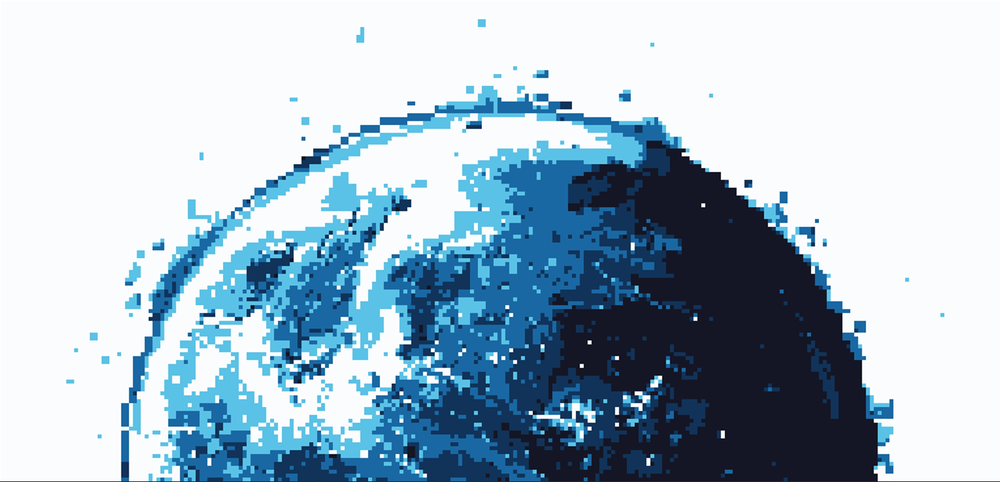
#> input picture NewMoon.png, 1000 x 482 px, shrunk from 2857 x 1378 before the run
$ python PixelStandard.py
#> lines starting #> are read from the running program, lines starting #| are printed output that depends on the picture
import cv2
import numpy as np
from collections import Counter

def detect_pixel_block_size(image_path):
    # 读取图像
#> called with image_path = 'NewMoon.png'
    img = cv2.imread(image_path)
#> img is the input picture: shape (482, 1000, 3); mean B, G, R 201.3, 186.3, 166

    # 转为灰度图像
    gray = cv2.cvtColor(img, cv2.COLOR_BGR2GRAY)
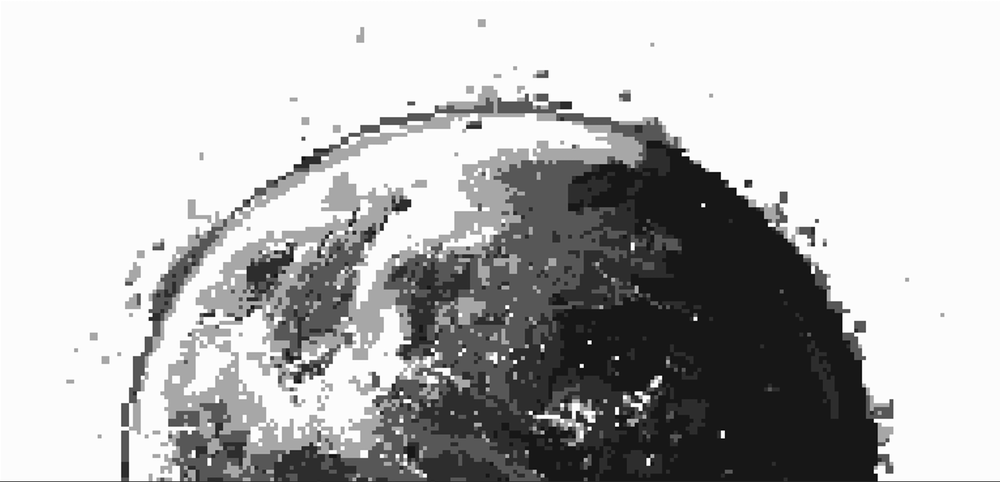
#> gray: shape (482, 1000); min 0, max 255, mean 182

    # 获取图像的高和宽
    height, width = gray.shape
#> height = 482; width = 1000

    # 创建一个存储颜色变化的矩阵
    diff_matrix = np.zeros((height, width), dtype=np.uint8)

    # 遍历图像，检测颜色变化
    for i in range(1, height):
        for j in range(1, width):
            if gray[i, j] != gray[i-1, j] or gray[i, j] != gray[i, j-1]:
                diff_matrix[i, j] = 255  # 标记颜色变化的地方
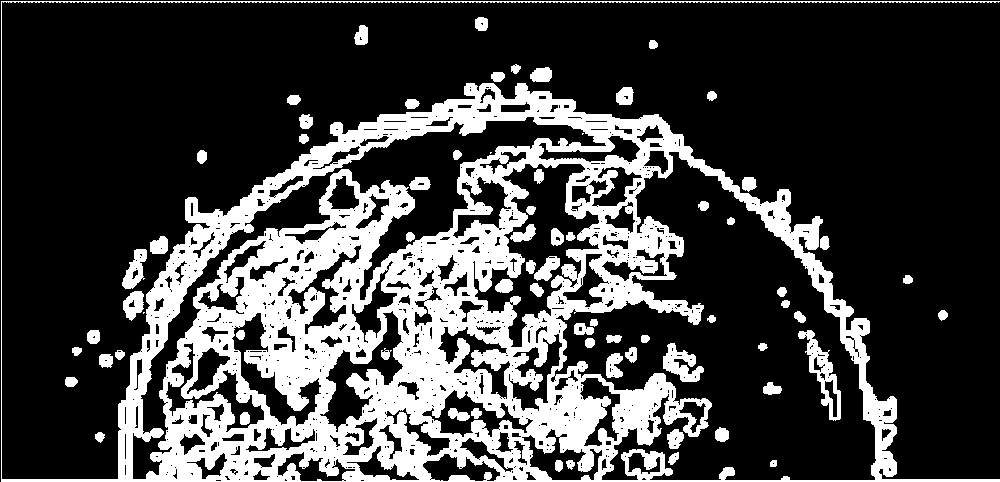
#> diff_matrix: shape (482, 1000); 25.9% white; 70 white regions (3 under 20 px)

    # 基于差异矩阵，使用轮廓检测寻找颜色块的边框
    contours, _ = cv2.findContours(diff_matrix, cv2.RETR_EXTERNAL, cv2.CHAIN_APPROX_SIMPLE)

    # 计算每个轮廓的大小
    block_sizes = []
    for contour in contours:
        x, y, w, h = cv2.boundingRect(contour)
        block_sizes.append((w, h))

    # 统计最常见的块尺寸
    size_counter = Counter(block_sizes)
    most_common_size = size_counter.most_common(1)[0][0]
#> most_common_size = (10, 10)

    return most_common_size

# 示例使用
image_path = 'NewMoon.png'  # 替换为你的图片路径
block_size = detect_pixel_block_size(image_path)
#> block_size = (10, 10)
print(f"检测到的像素块尺寸为: {block_size}")
#| 检测到的像素块尺寸为: (10, 10)

$ run again, with Example.png copied over NewMoon.png
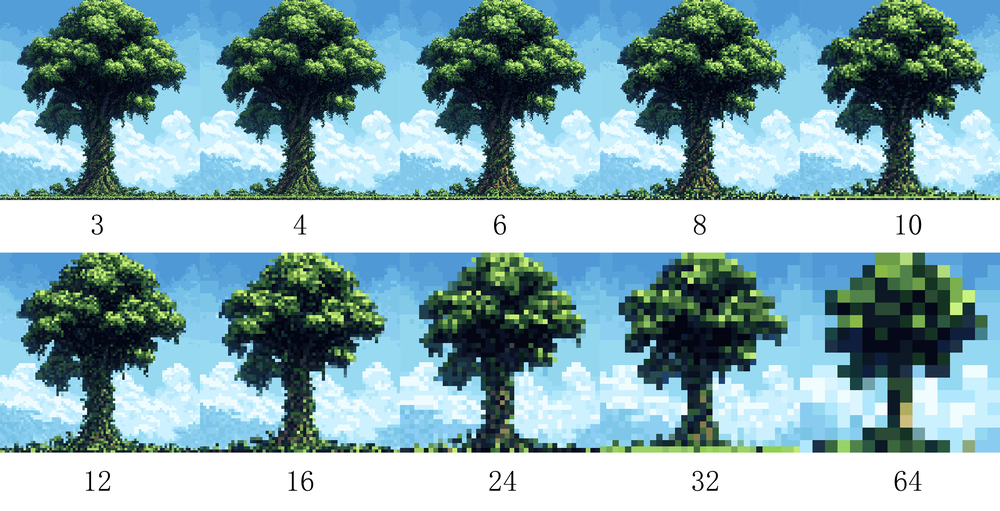
#> input picture Example.png, 1000 x 511 px, shrunk from 3770 x 1926 before the run
#> in detect_pixel_block_size, img is the input picture: shape (511, 1000, 3); mean B, G, R 174, 168.3, 135.7
#> in detect_pixel_block_size, `gray = cv2.cvtColor(img, cv2.COLOR_BGR2GRAY)`:
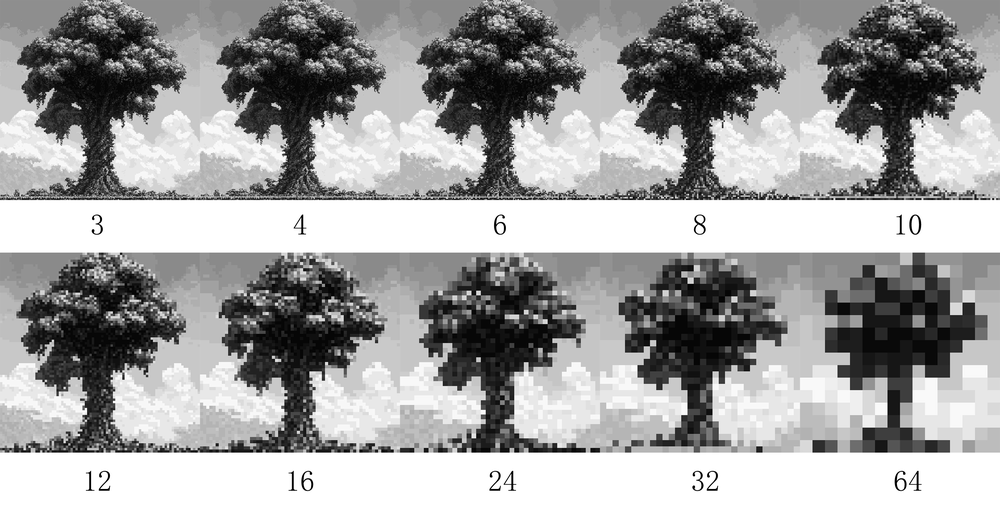
#> gray: shape (511, 1000); min 0, max 255, mean 159.2
#> after the loop in detect_pixel_block_size, `for i in range(1, height):`:
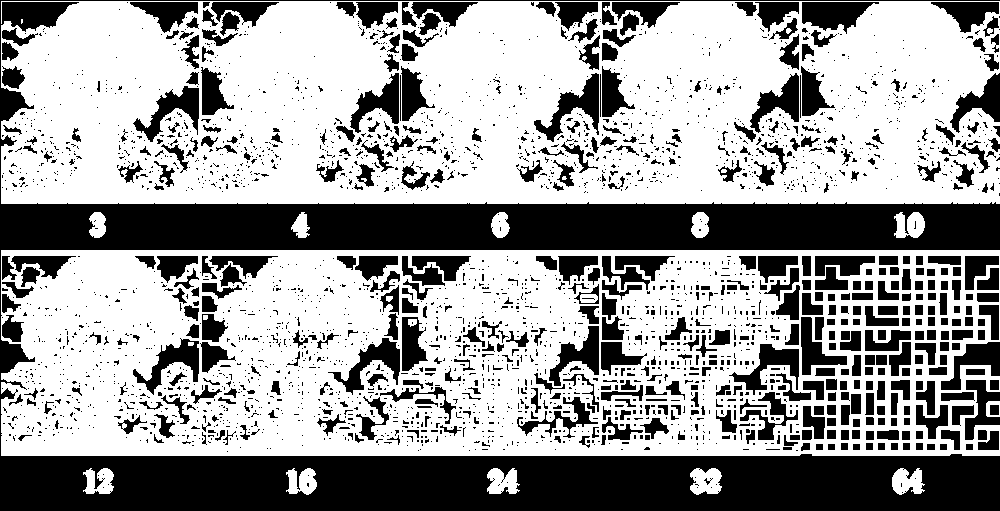
#> diff_matrix: shape (511, 1000); 61.6% white; 2995 black regions (2466 under 20 px)
#| 检测到的像素块尺寸为: (31, 26)

$ run again, with NewTitan.png copied over NewMoon.png
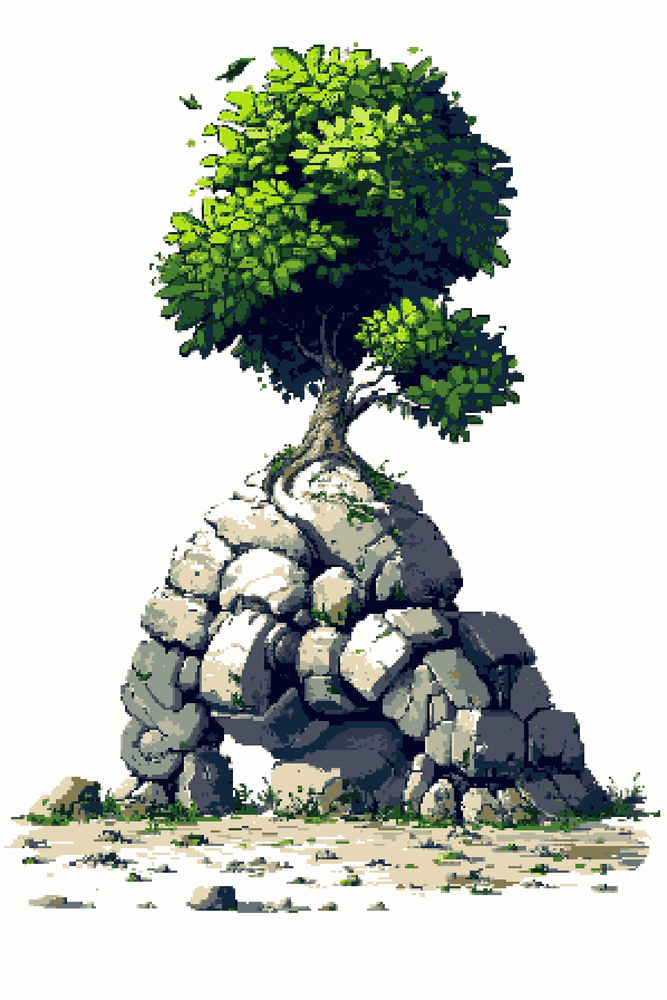
#> input picture NewTitan.png, 667 x 1000 px, shrunk from 896 x 1344 before the run
#> in detect_pixel_block_size, img is the input picture: shape (1000, 667, 3); mean B, G, R 188.7, 196.1, 190.6
#> in detect_pixel_block_size, `gray = cv2.cvtColor(img, cv2.COLOR_BGR2GRAY)`:
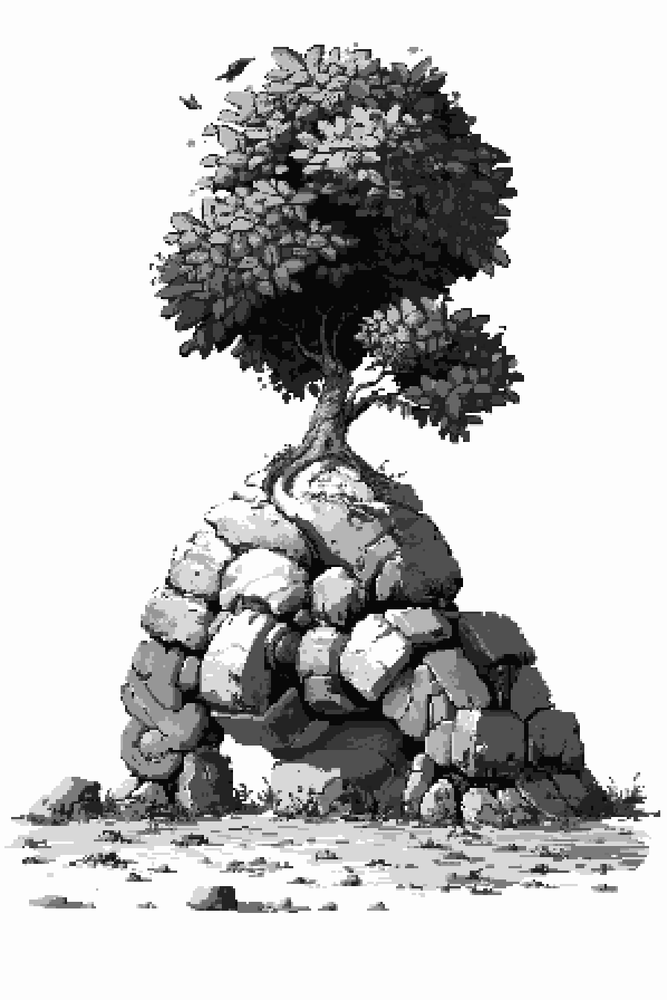
#> gray: shape (1000, 667); min 0, max 255, mean 193.7
#> after the loop in detect_pixel_block_size, `for i in range(1, height):`:
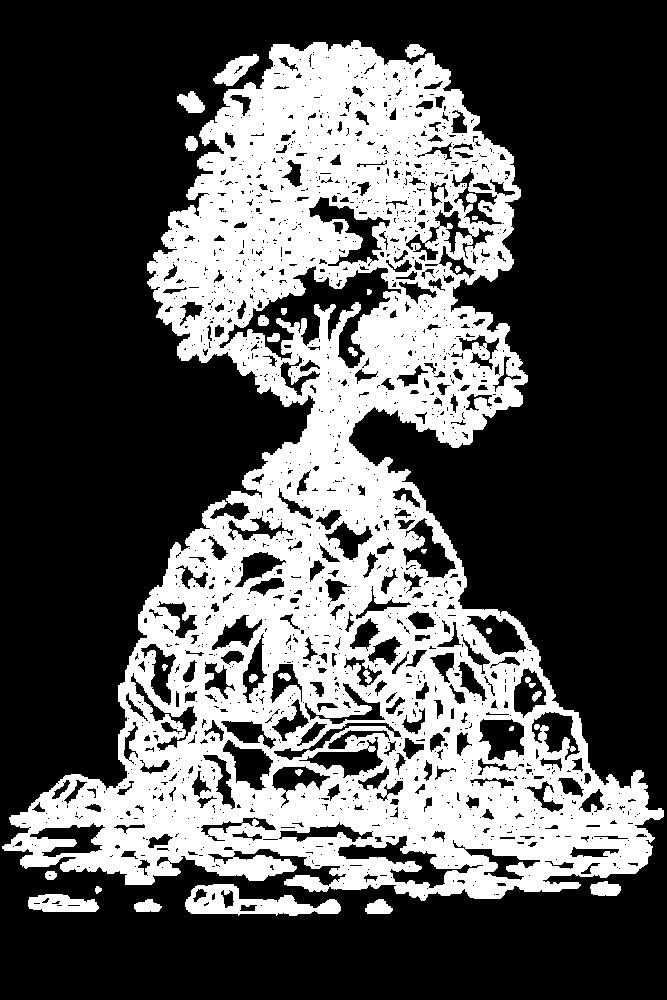
#> diff_matrix: shape (1000, 667); 33.7% white; 30 white regions
#| 检测到的像素块尺寸为: (28, 15)
